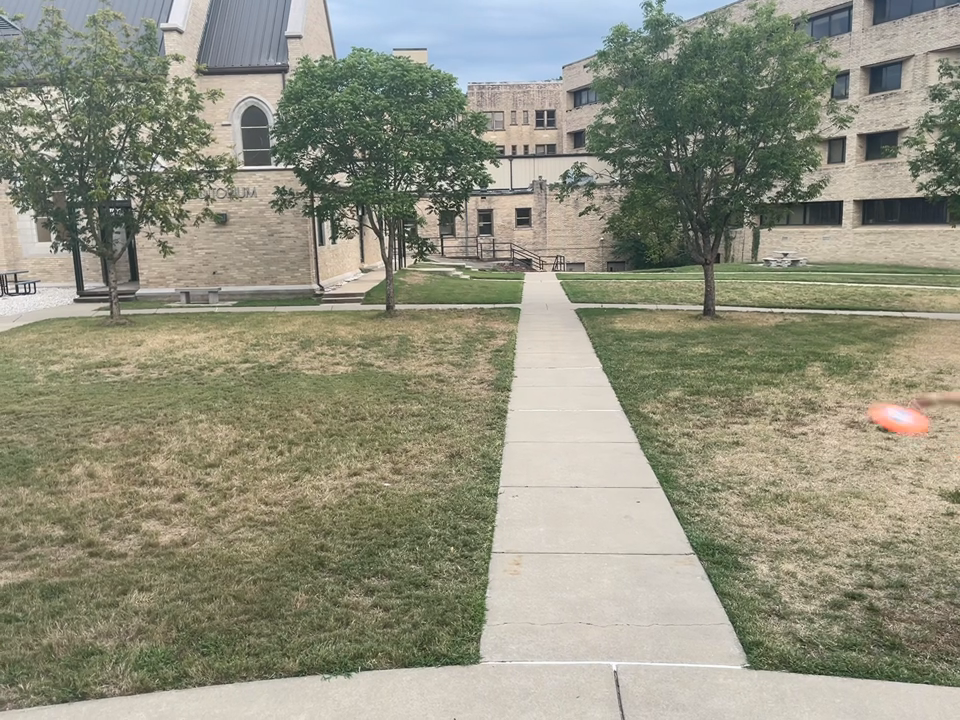
#> input picture frame 6 of Capstone/OFrisbeeV.mov, 960 x 720 px, given in place of LindenVid.mov, which was not available
$ python OFrisbeeVideo.py
#> lines starting #> are read from the running program, lines starting #| are printed output that depends on the picture; after the words box and inside, x2 and y2 are one past the last pixel; in counts of white or black regions, pixels touching at a corner belong together; pictures that were not available may be replaced by others from this repository, and a replacement may not be noted
import cv2
import numpy as np
import matplotlib.pyplot as plt

# Open the video capture
cap = cv2.VideoCapture('LindenVid.mov', cv2.CAP_ANY)

frame_counter = 0
y1 = 0
y2 = 0
x1 = 0
x2 = 0

# Check if the video opened successfully
if not cap.isOpened():
    print("Error: Could not open video.")
    exit()

# Define the lower and upper bounds of the orange color in the HSV color space
lower_orange = np.array([0, 80, 80])  # Lower bound of orange in HSV
upper_orange = np.array([30, 255, 255])  # Upper bound of orange in HSV

# Create a kernel for dilation (adjust the size if needed)
kernel = np.ones((6, 6), np.uint8)

center_coordinates =[]

# Initialize an empty list to store FFT results
average_results = []

while True:
    # Read a frame from the video
    ret, frame = cap.read()
#> frame is the input picture: shape (720, 960, 3); mean B, G, R 126.9, 144.8, 145.3

    # If the video has ended, break the loop
    if not ret:
        break

    # Convert the frame from BGR to HSV color space
    frame=cv2.blur(frame,(3,3))

    hsv_frame = cv2.cvtColor(frame, cv2.COLOR_BGR2HSV)
#> hsv_frame: shape (720, 960, 3); mean H, S, V 35.3, 47, 150.6

    # Create a mask to isolate the orange regions in the frame
    mask = cv2.inRange(hsv_frame, lower_orange, upper_orange)
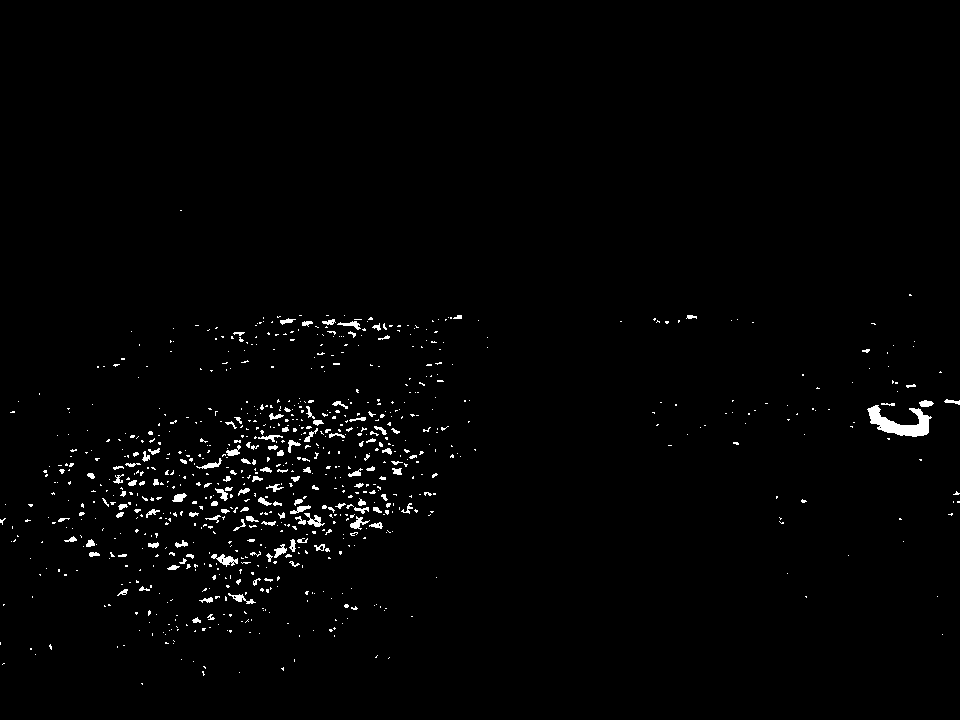
#> mask: shape (720, 960); 1.4% white; 840 white regions (713 under 20 px), largest, box (x1, y1, x2, y2) and area: (867, 405, 932, 437) 942, (211, 554, 238, 567) 163, (304, 513, 325, 527) 121

    # Apply a morphological operation (dilation) to the mask to connect neighboring orange pixels
    eroded_mask = cv2.erode(mask, kernel, iterations=1)
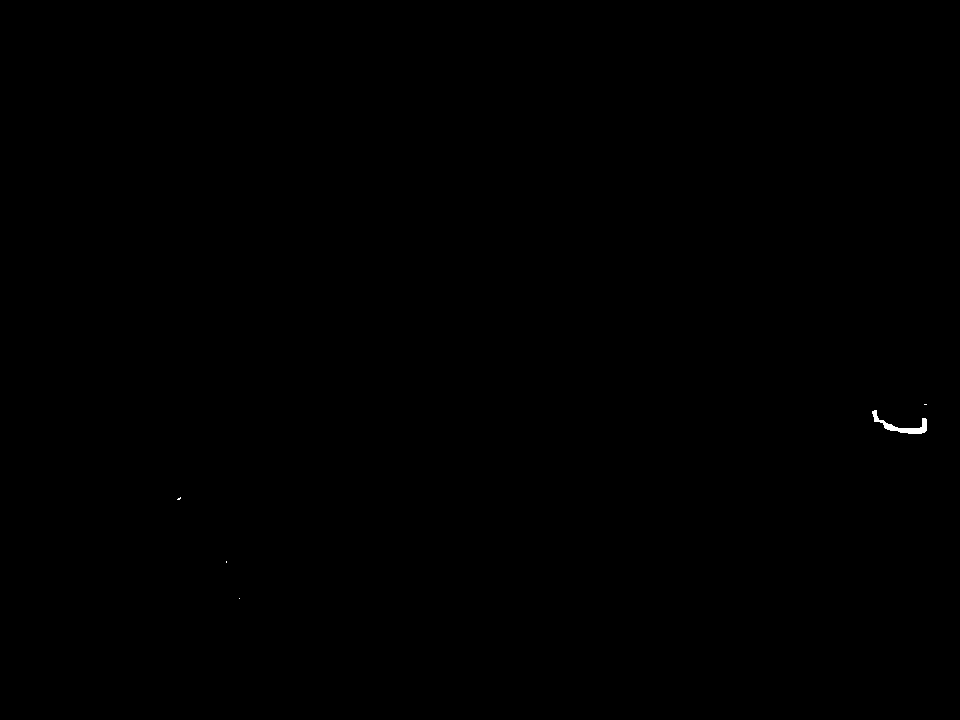
#> eroded_mask: shape (720, 960); 0.05% white; 5 white regions (4 under 20 px), largest, box (x1, y1, x2, y2) and area: (872, 410, 927, 434) 357

    orange_coords=np.transpose(np.nonzero(eroded_mask))
#> orange_coords = 370 pairs, first value 404 to 598, second value 177 to 926

    if orange_coords.size:
        # Calculate the centroid of the orange coordinates
        center_x = np.mean(orange_coords[:, 1])
#> center_x = 882.7
        center_y = np.mean(orange_coords[:, 0])
#> center_y = 428.1
        center_coordinates.append((center_x, center_y))
        min_x = np.min(orange_coords[:, 1])
#> min_x = 177
        max_x = np.max(orange_coords[:, 1])
#> max_x = 926
        min_y = np.min(orange_coords[:, 0])
#> min_y = 404
        max_y = np.max(orange_coords[:, 0])
#> max_y = 598

        box_width = max_x - min_x
#> box_width = 749
        box_height = max_y - min_y
#> box_height = 194

         # Draw a box around the orange frisbee
        box_size = 45  # Adjust the size of the box as needed
        x1 = int(center_x - box_size / 2)
#> x1 = 860
        y1 = int(center_y - box_size / 2)
#> y1 = 405
        x2 = int(center_x + box_size / 2)
#> x2 = 905
        y2 = int(center_y + box_size / 2)
#> y2 = 450
        cv2.rectangle(frame, (x1, y1), (x2, y2), (0, 255, 0), 2)  # Green box
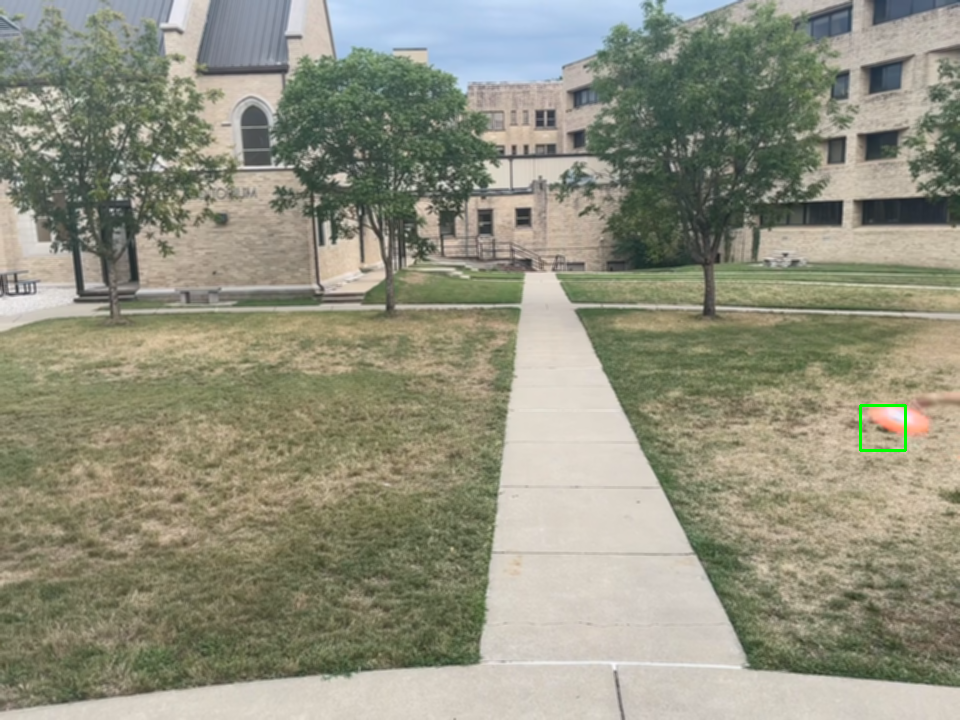
#> frame: shape (720, 960, 3); mean B, G, R 126.8, 144.8, 145.2


    roi = frame[y1:y2, x1:x2]
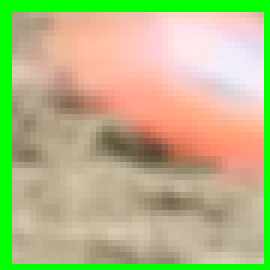
#> roi: shape (45, 45, 3) (shown 6 times larger); mean B, G, R 133.5, 184.6, 181.1
    if roi.size:
        average = np.mean(cv2.cvtColor(roi, cv2.COLOR_BGR2GRAY))
#> average = 177.7
        average_results.append(average)
        #print(average)

    frame_counter += 1  # Increment the frame counter

    # Take the FFT of the average pixel values


    # Apply the dilated mask to the frame to extract the orange regions with neighbors
    orange_highlighted = cv2.bitwise_and(frame, frame, mask=eroded_mask)

    # Display the frame with the orange highlighted regions
    #cv2.imshow('Orange Highlighted', orange_highlighted)
    cv2.imshow('Orange Frisbee Boxed', frame)

    # Exit the loop if the 'q' key is pressed
    if cv2.waitKey(10) & 0xFF == ord('q'):
#> (key q is pressed here)
        break

# Release the video capture and close all windows
cap.release()
cv2.destroyAllWindows()

# Plot the FFT results with frames on the x-axis
#plt.title('FFT Results')
frame_numbers = np.arange(1, frame_counter + 1)  # Create an array with frame numbers
    # plt.plot(frame_numbers[i], magnitude, 'bo')  # 'bo' for blue circles
plt.plot(list(range(len(average_results))), average_results)

plt.xlabel('Frame Number')
plt.ylabel('Log Magnitude')
plt.grid(True)
plt.show()
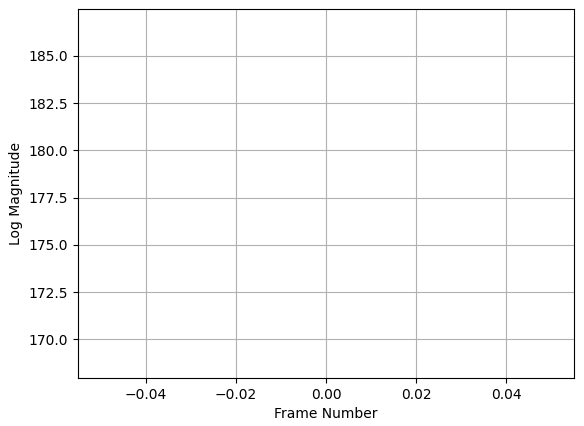
#> figure drawn by matplotlib, 1 panel

$ run again, starting later in the video
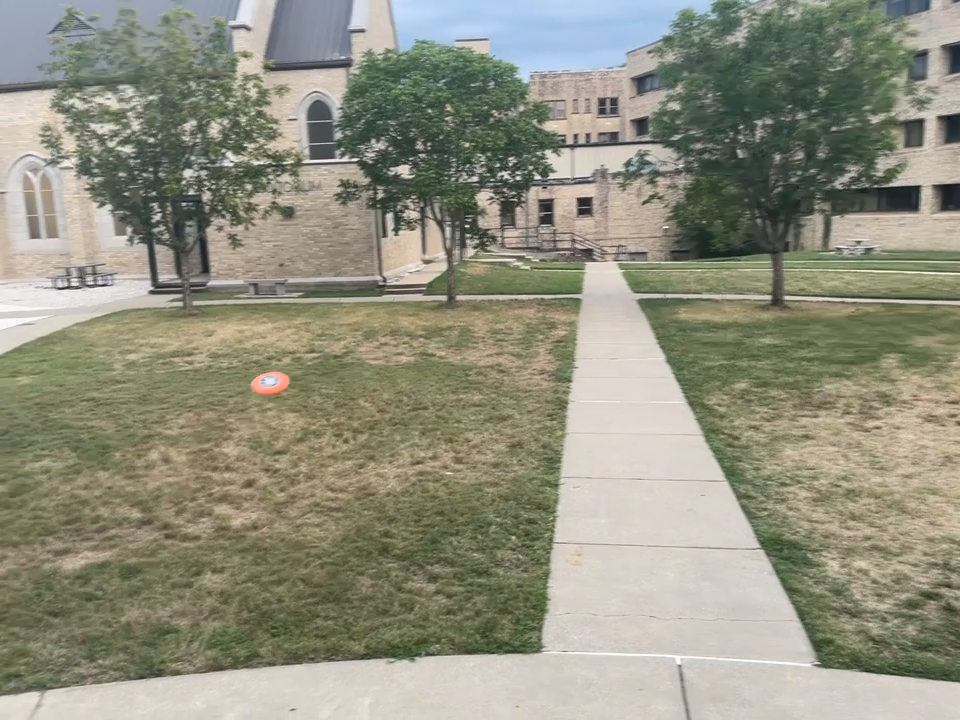
#> input picture frame 30 of Capstone/OFrisbeeV.mov, 960 x 720 px, given in place of LindenVid.mov, which was not available
#> frame is the input picture: shape (720, 960, 3); mean B, G, R 127.2, 144.6, 145.2
#> hsv_frame: shape (720, 960, 3); mean H, S, V 34.6, 46.5, 150.2
#> `mask = cv2.inRange(hsv_frame, lower_orange, upper_orange)`:
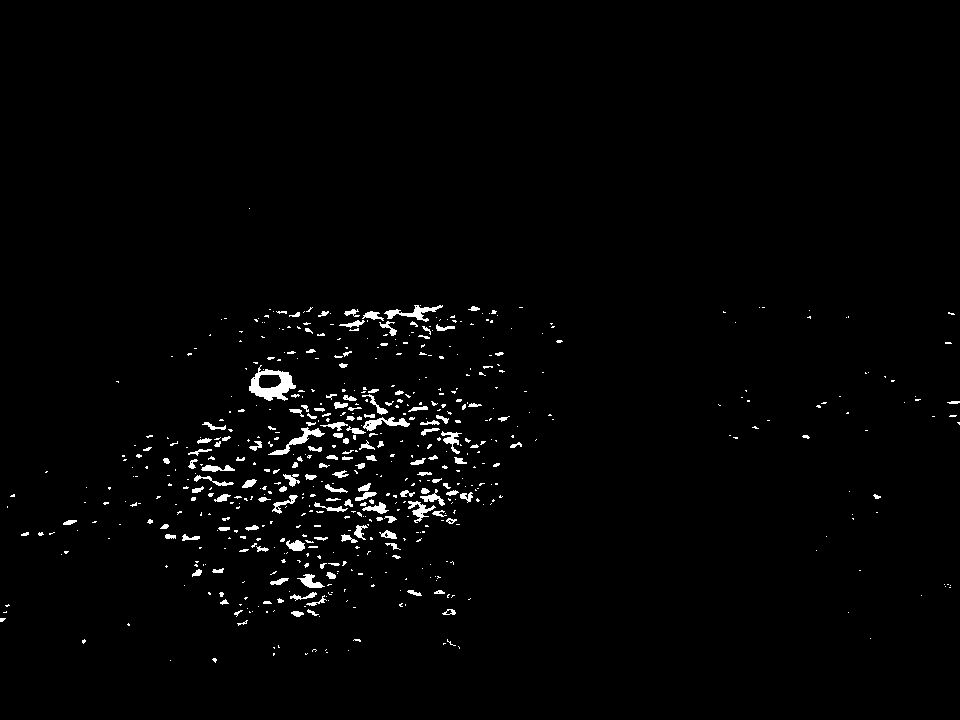
#> mask: shape (720, 960); 1.7% white; 602 white regions (453 under 20 px), largest, box (x1, y1, x2, y2) and area: (249, 365, 296, 401) 788, (384, 305, 443, 322) 340, (268, 427, 325, 455) 340
#> eroded_mask: shape (720, 960); 0.04% white; 15 white regions (13 under 20 px), largest, box (x1, y1, x2, y2) and area: (254, 375, 290, 398) 211, (294, 544, 302, 549) 21
#> orange_coords = 278 pairs, first value 311 to 583, second value 224 to 451
#> center_x = 288.3
#> center_y = 410.8
#> min_x = 224
#> max_x = 451
#> min_y = 311
#> max_y = 583
#> box_width = 227
#> box_height = 272
#> x1 = 265
#> y1 = 388
#> x2 = 310
#> y2 = 433
#> average = 139.1
#> `plt.show()`:
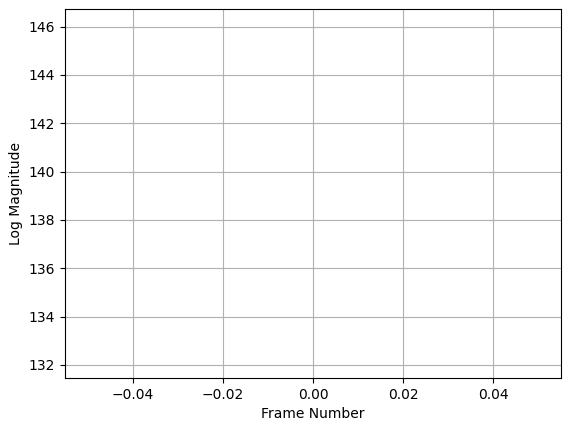
#> figure drawn by matplotlib, 1 panel

$ run again, starting later in the video
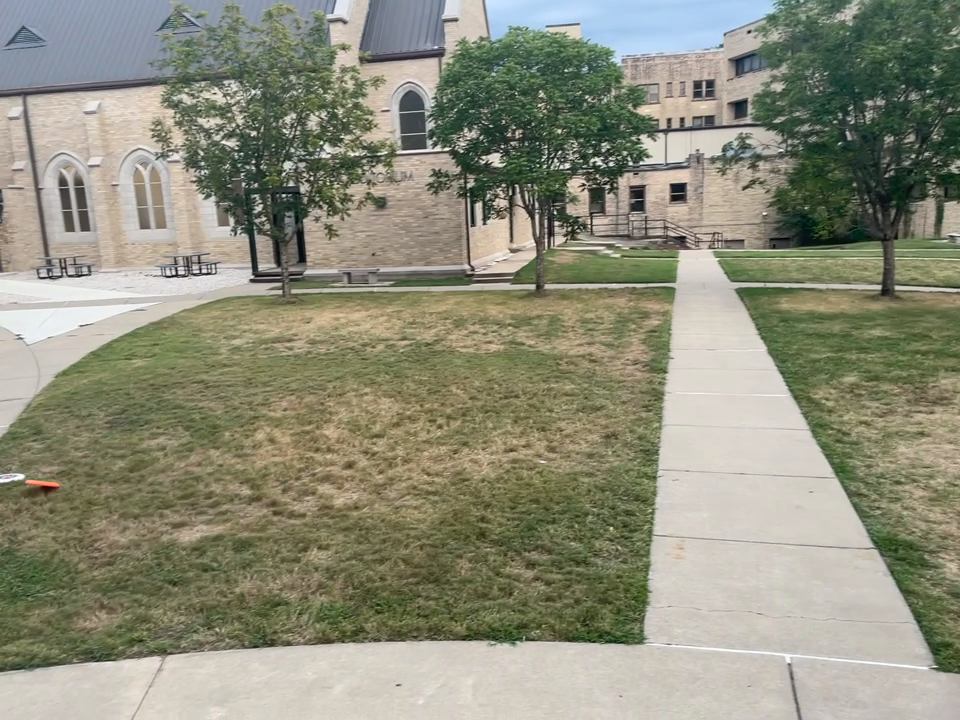
#> input picture frame 53 of Capstone/OFrisbeeV.mov, 960 x 720 px, given in place of LindenVid.mov, which was not available
#> frame is the input picture: shape (720, 960, 3); mean B, G, R 123, 141.9, 141.7
#> hsv_frame: shape (720, 960, 3); mean H, S, V 34.9, 53.3, 147.3
#> `mask = cv2.inRange(hsv_frame, lower_orange, upper_orange)`:
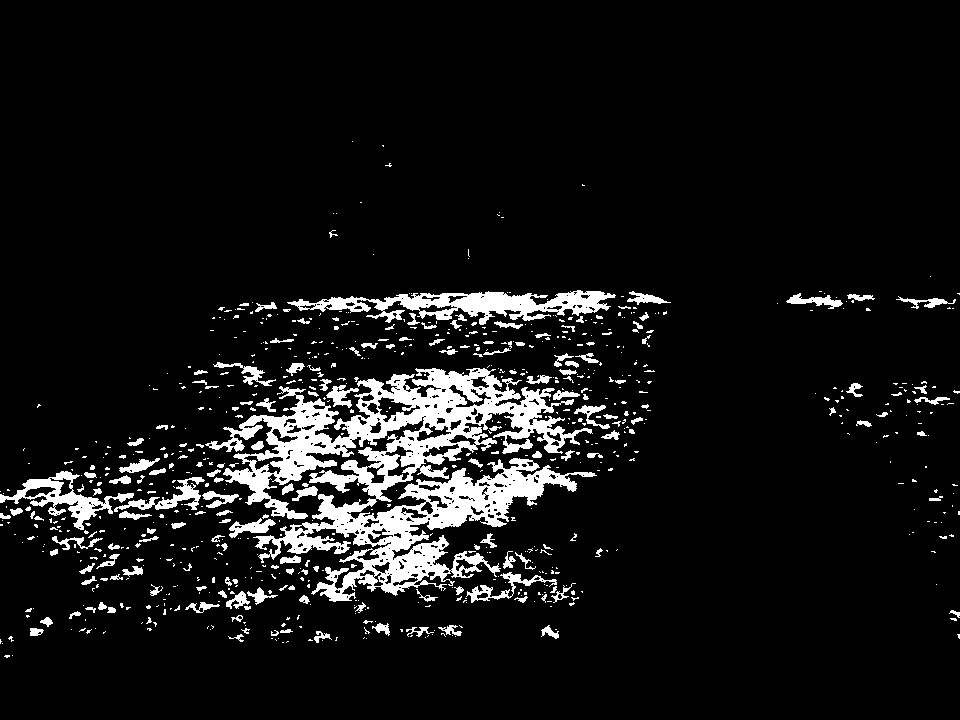
#> mask: shape (720, 960); 8.2% white; 797 white regions (615 under 20 px), largest, box (x1, y1, x2, y2) and area: (205, 368, 597, 602) 32931, (287, 290, 616, 325) 4843, (0, 471, 134, 530) 2030
#> eroded_mask: shape (720, 960); 1.1% white; 182 white regions (113 under 20 px), largest, box (x1, y1, x2, y2) and area: (457, 295, 536, 313) 739, (492, 474, 541, 511) 500, (288, 432, 329, 467) 375
#> orange_coords = 7774 pairs, first value 294 to 633, second value 0 to 937
#> center_x = 401.5
#> center_y = 448.4
#> min_x = 0
#> max_x = 937
#> min_y = 294
#> max_y = 633
#> box_width = 937
#> box_height = 339
#> x1 = 378
#> y1 = 425
#> x2 = 423
#> y2 = 470
#> average = 136.4
#> `plt.show()`:
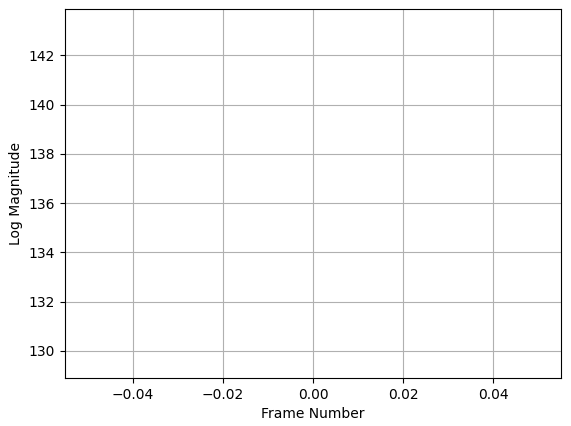
#> figure drawn by matplotlib, 1 panel
